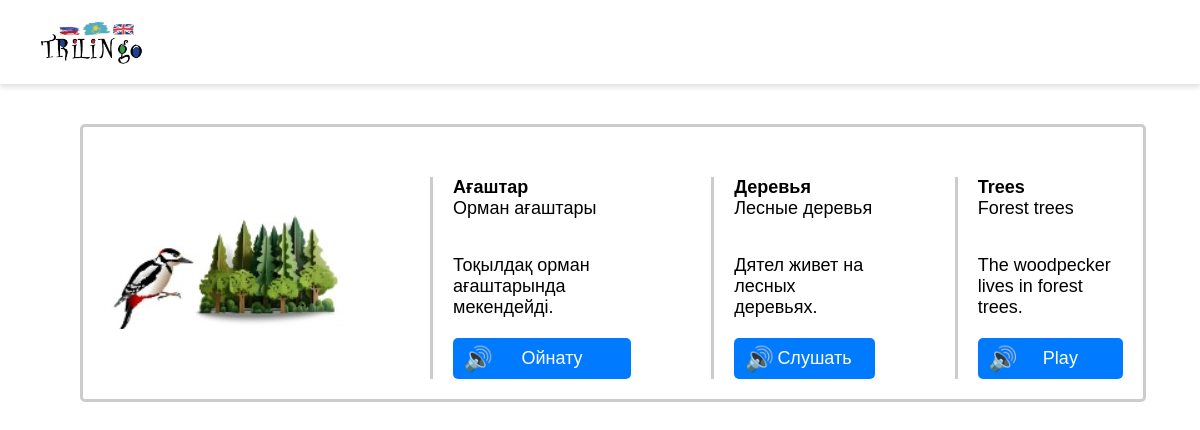
The app's page /three/ with its own data.
### myapp/models.py (models this page shows, shortened)
class LessonLesson(models.Model):
    title_kz = models.CharField(max_length=100, verbose_name='Заголовок на казахском')
    title_ru = models.CharField(max_length=100, verbose_name='Заголовок на русском')
    title_en = models.CharField(max_length=100, verbose_name='Заголовок на английском')
    sub_title_kz = models.CharField(max_length=100, verbose_name='Подзаголовок на казахском')
    sub_title_ru = models.CharField(max_length=100, verbose_name='Подзаголовок на русском')
    sub_title_en = models.CharField(max_length=100, verbose_name='Подзаголовок на английском')
    description_kz = models.TextField(verbose_name='Описание на казахском')
    description_ru = models.TextField(verbose_name='Описание на русском')
    description_en = models.TextField(verbose_name='Описание на английском')
    image = models.ImageField(upload_to='lessons', verbose_name='Изображение')
    audio_kz = models.FileField(upload_to='audio', verbose_name='Аудио на казахском')
    audio_ru = models.FileField(upload_to='audio', verbose_name='Аудио на русском')
    audio_en = models.FileField(upload_to='audio', verbose_name='Аудио на английском')

### myapp/views.py (the view)
# urls.py: path('three/', views.three, name='three'),
def three(request):
    lessons = LessonLesson.objects.all()
    data = {
        'title': 'Главная страница',
        'lessons': lessons,
    }
    return render(request, 'myapp/three.html', context=data)

### myapp/templates/myapp/three.html (shortened to what this page needs)
{% load static %}
<!DOCTYPE html>
<html lang="en">
<head>
    <link rel="stylesheet" href="https://cdnjs.cloudflare.com/ajax/libs/font-awesome/6.0.0-beta3/css/all.min.css">
    <link rel="stylesheet" href="{% static 'myapp/css/style.css' %}">
    <link rel="stylesheet" href="{% static 'myapp/css/lesson.css' %}">
</head>
<body>
    <header>
        <div class="logo">
          <a href="{% url 'myapp:home' %}">
            <img src="{% static 'myapp/images/logo.jpg' %}" alt="">
          </a>
        </div>
    </header>
    {% for lesson in lessons %}
    <section>
        <div class="lesson">
            <img src="{{ lesson.image.url }}" alt="{{ lesson.title_kz }}" class="img-lessons">
            <div class="lesson-info">
                <h5 class="glav"><strong>{{ lesson.title_kz }}</strong></h5>
                <p class="des">{{ lesson.sub_title_kz }}</p>
                <br><br>
                <p class="ops">{{ lesson.description_kz }}</p>
                <button onclick="playAudio('audio_kz')">Ойнату</button>
            </div>
            <div class="lesson-info">
                <h5 class="glav"><strong>{{ lesson.title_ru }}</strong></h5>
                <p class="des">{{ lesson.sub_title_ru }}</p>
                <br><br>
                <p class="ops">{{ lesson.description_ru }}</p>
                <button onclick="playAudio('audio_ru')">Слушать</button>
            </div>
            <div class="lesson-info">
                <h5 class="glav"><strong>{{ lesson.title_en }}</strong></h5>
                <p class="des">{{ lesson.sub_title_en }}</p>
                <br><br>
                <p class="ops">{{ lesson.description_en }}</p>
                <button onclick="playAudio('audio_en')">Play</button>
            </div>
        </div>
    </section>
    {% endfor %}
</body>
</html>

### myapp/static/myapp/css/style.css (style rules this page uses)
body { font-family: Arial, sans-serif; margin: 0; padding: 0; }
header { background-color: #fff; box-shadow: 0px 4px 4px rgba(0,0,0,0.1); padding: 10px 40px; display: flex; justify-content: space-between; align-items: center; }
.logo { margin-right: 20px; }
.logo img { height: 60px; width: auto; }

### myapp/static/myapp/css/lesson.css (style rules this page uses)
.lesson { display: flex; align-items: center; gap: 30px; margin-top: 40px; border: 3px solid #ccc; width: 85%; border-radius: 5px; padding: 20px; margin-left: 80px; }
.lesson-info { display: flex; flex-direction: column; margin-left: 50px; margin-top: 30px; border-left: 3px solid #ccc; padding-left: 20px; }
.lesson h5, .lesson p { margin: 0; font-size: 18px; }
.lesson h5 strong { font-weight: bold; }
.lesson-info button { padding: 10px 20px; font-size: 18px; border: none; border-radius: 5px; background-color: #007bff; color: white; cursor: pointer; transition: background-color 0.3s; position: relative; overflow: hidden; padding-left: 40px; margin-top: 20px; }
.lesson-info button::before { content: '\1F50A'; font-size: 24px; position: absolute; left: 10px; top: 50%; transform: translateY(-50%); }

### records on screen
LessonLesson: image (picture), title_kz "Ағаштар", sub_title_kz "Орман ағаштары", description_kz "Тоқылдақ орман ағаштарында мекендейді.", title_ru "Деревья", sub_title_ru "Лесные деревья", description_ru "Дятел живет на лесных деревьях.", title_en "Trees", sub_title_en "Forest trees", description_en "The woodpecker lives in forest trees."
